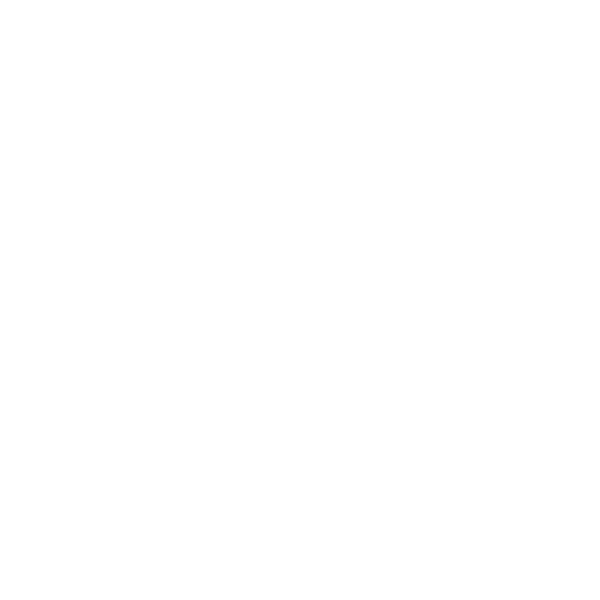
Frame 1 (no input)
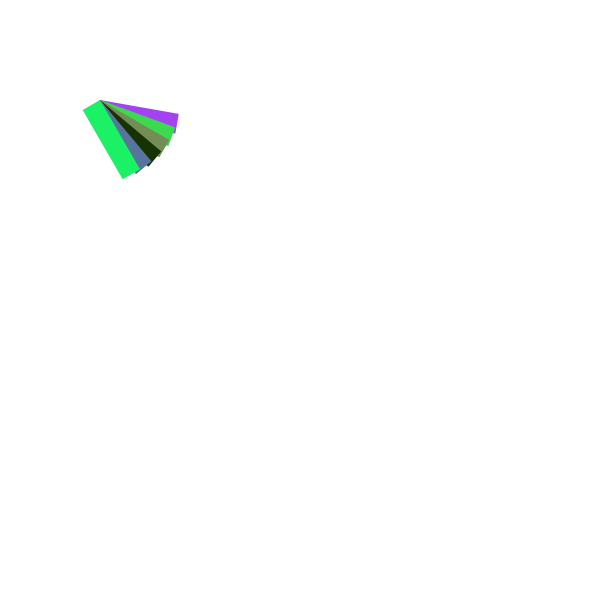
Frame 60 (the mouse pressed at the canvas centre just before this capture)
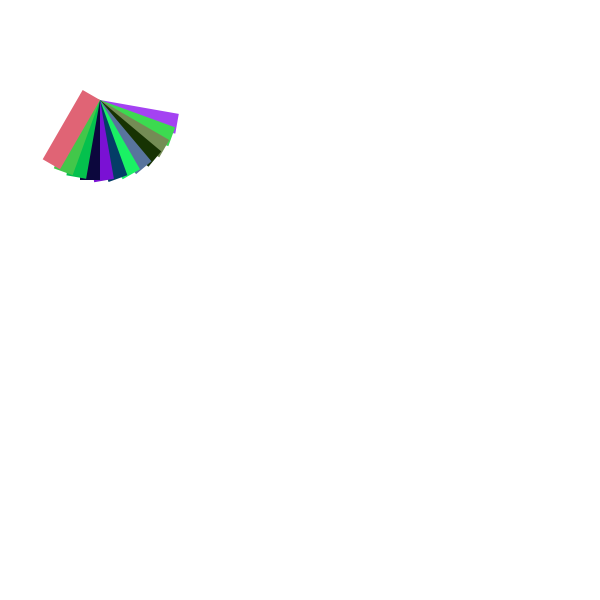
Frame 120 (the mouse held since frame 60 and released just before this capture)

The Processing sketch that drew these frames (run headless with seeded random() and noise(); from frame 60 on, the mouse is pressed at the canvas centre):

// Processing sketch: week_2_rotations
// ── week_2_rotations.pde
void setup (){
  
  size(600,600);
  background(255);
  smooth();
  fill(192);
  noStroke();
  //rect(40, 40, 40, 40);
  
  //pushMatrix();
  //translate(60, 60);
  //rectMode(CENTER);
  //rotate(radians(45));
  //fill(0);
  //rect(0, 0, 40, 40);
  //popMatrix();
  
}

void draw(){
  //if whatever inside the () is true then 
  //do whatever is insdie the curly brackets
  
  if(frameCount % 10 == 0){
    fill(random(0,255), random(0,255), random(0, 255));
    pushMatrix();
    translate(100, 100);
    rotate(radians(frameCount % 360));
    rect(0, 0, 80, 20);
    popMatrix();
  }
  
}
